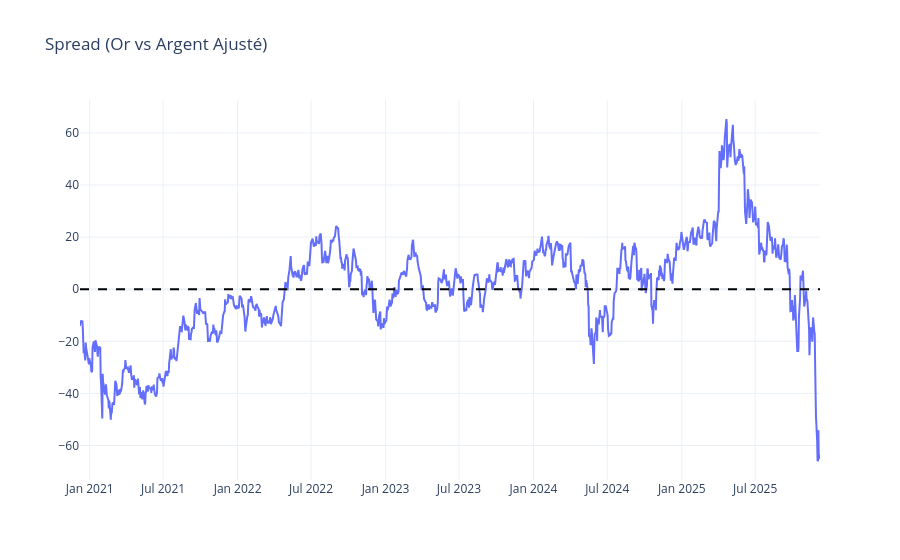

The notebook cell this image was saved under:
### Code cell
df['Spread'] = df['Or'] - df['Argent_ajuste']
# Visualisation du spread
fig = go.Figure()
fig.add_trace(go.Scatter(x=df.index, y=df['Spread'], mode='lines', name='Spread'))
fig.add_hline(y=0, line_dash="dash", line_color="black")
fig.update_layout(title='Spread (Or vs Argent Ajusté)', template='plotly_white')
fig.show()

### Figure 1 — Plotly figure (JSON) as saved in the notebook; plotly's stock layout.template omitted (floating-point values rounded to 4 significant figures; data arrays with more than 128 entries replaced by an {"elided": "..."} marker saying what was removed)
{"data": [{"mode": "lines", "name": "Spread", "type": "scatter", "x": {"elided": "1256 str values"}, "y": {"elided": "1256 float values"}}], "layout": {"shapes": [{"line": {"color": "black", "dash": "dash"}, "type": "line", "x0": 0, "x1": 1, "xref": "x domain", "y0": 0, "y1": 0, "yref": "y"}], "title": {"text": "Spread (Or vs Argent Ajusté)"}}}
